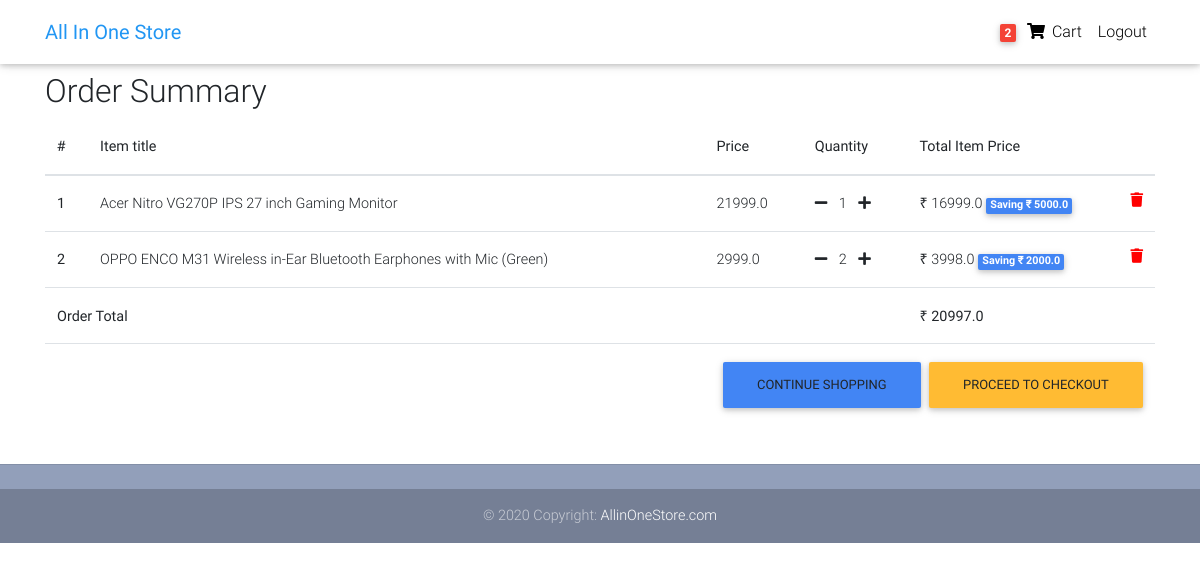
/order-summary/ (signed in), run on the app's committed database.
### core/models.py (models this page shows, shortened)
class Order(models.Model):
    user = models.ForeignKey(settings.AUTH_USER_MODEL,
                             on_delete=models.CASCADE)
    ref_code = models.CharField(max_length=20, blank=True, null=True)
    items = models.ManyToManyField(OrderItem)
    start_date = models.DateTimeField(auto_now_add=True)
    ordered_date = models.DateTimeField()
    ordered = models.BooleanField(default=False)
    shipping_address = models.ForeignKey(
        'Address', related_name='shipping_address', on_delete=models.SET_NULL, blank=True, null=True)
    billing_address = models.ForeignKey(
        'Address', related_name='billing_address', on_delete=models.SET_NULL, blank=True, null=True)
    payment = models.ForeignKey(
        'Payment', on_delete=models.SET_NULL, blank=True, null=True)
    coupon = models.ForeignKey(
        'Coupon', on_delete=models.SET_NULL, blank=True, null=True)
    being_delivered = models.BooleanField(default=False)
    received = models.BooleanField(default=False)
    refund_requested = models.BooleanField(default=False)
    refund_granted = models.BooleanField(default=False)
    '''
    1. Item added to cart
    2. Adding a billing address
    (Failed checkout)
    3. Payment
    (Preprocessing, processing, packaging etc.)
    4. Being delivered
    5. Received
    6. Refunds
    '''
    def get_total(self):
        total = 0
        for order_item in self.items.all():
            total += order_item.get_final_price()
        if self.coupon:
            total -= self.coupon.amount
        return total

class OrderItem(models.Model):
    user = models.ForeignKey(settings.AUTH_USER_MODEL,
                             on_delete=models.CASCADE)
    ordered = models.BooleanField(default=False)
    item = models.ForeignKey(Item, on_delete=models.CASCADE)
    quantity = models.IntegerField(default=1)
    def get_total_item_price(self):
        return self.quantity * self.item.price
    def get_total_discount_item_price(self):
        return self.quantity * self.item.discount_price
    def get_amount_saved(self):
        return self.get_total_item_price() - self.get_total_discount_item_price()
    def get_final_price(self):
        if self.item.discount_price:
            return self.get_total_discount_item_price()
        return self.get_total_item_price()

class Item(models.Model):
    title = models.CharField(max_length=100)
    price = models.FloatField()
    discount_price = models.FloatField(blank=True, null=True)
    category = models.CharField(choices=CATEGORY_CHOICES, max_length=2)
    label = models.CharField(choices=LABEL_CHOICES, max_length=1)
    slug = models.SlugField()
    description = models.TextField()
    image = models.CharField(max_length=100)

### core/views.py (the view)
# urls.py: path('order-summary/', OrderSummaryView.as_view(), name='order-summary'),
class OrderSummaryView(LoginRequiredMixin, View):
    def get(self, *args, **kwargs):
        try:
            order = Order.objects.get(user=self.request.user, ordered=False)
            context = {
                'object': order
            }
            return render(self.request, 'order_summary.html', context)
        except ObjectDoesNotExist:
            messages.warning(self.request, "You do not have an active order")
            return redirect("/")

### core/templatetags/cart_template_tags.py (called while the page is built)
@register.filter
def cart_item_count(user):
    if user.is_authenticated:
        qs = Order.objects.filter(user=user, ordered=False)
        if qs.exists():
            return qs[0].items.count()
    return 0

### templates/order_summary.html (shortened to what this page needs)
{% extends "base.html" %}
{% block content %}
  <main>
    <div class="container">
    <div class="table-responsive text-nowrap">
    <h2>Order Summary</h2>
    <table class="table">
        <thead>
        <tr>
            <th scope="col">#</th>
            <th scope="col">Item title</th>
            <th scope="col">Price</th>
            <th scope="col">Quantity</th>
            <th scope="col">Total Item Price</th>
        </tr>
        </thead>
        <tbody>
        {% for order_item in object.items.all %}
        <tr>
            <th scope="row">{{ forloop.counter }}</th>
            <td>{{ order_item.item.title }}</td>
            <td>{{ order_item.item.price }}</td>
            <td>
                <a href="{% url 'core:remove-single-item-from-cart' order_item.item.slug %}"><i class="fas fa-minus mr-2"></i></a>
                {{ order_item.quantity }}
                <a href="{% url 'core:add-to-cart' order_item.item.slug %}"><i class="fas fa-plus ml-2"></i></a>
            </td>
            <td>
            {% if order_item.item.discount_price %}
                ₹ {{ order_item.get_total_discount_item_price }}
                <span class="badge badge-primary">Saving ₹ {{ order_item.get_amount_saved }}</span>
            {% else %}
                ₹ {{ order_item.get_total_item_price }}
            {% endif %}
            <a style='color: red;' href="{% url 'core:remove-from-cart' order_item.item.slug %}">
                <i class="fas fa-trash float-right"></i>
            </a>
            </td>
        </tr>
        {% endfor %}
        {% if object.get_total %}
        <tr>
            <td colspan="4"><b>Order Total</b></td>
            <td><b>₹ {{ object.get_total }}</b></td>
        </tr>
        <tr>
            <td colspan="5">
            <a class='btn btn-warning float-right ml-2' href='/checkout/'>Proceed to checkout</a>
            <a class='btn btn-primary float-right' href='/'>Continue shopping</a>
            </td>
        </tr>
        {% endif %}
        </tbody>
    </table>
    </div>
    </div>
  </main>
{% endblock content %}

### templates/navbar.html (shortened to what this page needs)
{% load cart_template_tags %}
<nav class="navbar fixed-top navbar-expand-lg navbar-light white scrolling-navbar">
    <div class="container">
      <a class="navbar-brand waves-effect" href="/">
        <strong class="blue-text">All In One Store</strong>
      </a>
      <div class="collapse navbar-collapse" id="navbarSupportedContent">
        <ul class="navbar-nav nav-flex-icons">
          {% if request.user.is_authenticated %}
          <li class="nav-item">
            <a href="{% url 'core:order-summary' %}" class="nav-link waves-effect">
              <span class="badge red z-depth-1 mr-1"> {{ request.user|cart_item_count }} </span>
              <i class="fas fa-shopping-cart"></i>
              <span class="clearfix d-none d-sm-inline-block"> Cart </span>
            </a>
          </li>
          <li class="nav-item">
            <a class="nav-link waves-effect" href="{% url 'account_logout' %}">
              <span class="clearfix d-none d-sm-inline-block"> Logout </span>
            </a>
          </li>
          {% endif %}
        </ul>
      </div>
    </div>
  </nav>

### templates/base.html (style rules this page uses)
html, body, header, .carousel { height: 60vh; }

### data on the page
OrderItem: item "Acer Nitro VG270P IPS 27 inch Gaming Monitor", item.price "21999.0", quantity "1", get_total_discount_item_price "16999.0", get_amount_saved "5000.0"
OrderItem: item "OPPO ENCO M31 Wireless in-Ear Bluetooth Earphones with Mic (Green)", item.price "2999.0", quantity "2", get_total_discount_item_price "3998.0", get_amount_saved "2000.0"
Order: get_total "20997.0"

### other printed values
{{ request.user|cart_item_count }} "2"
